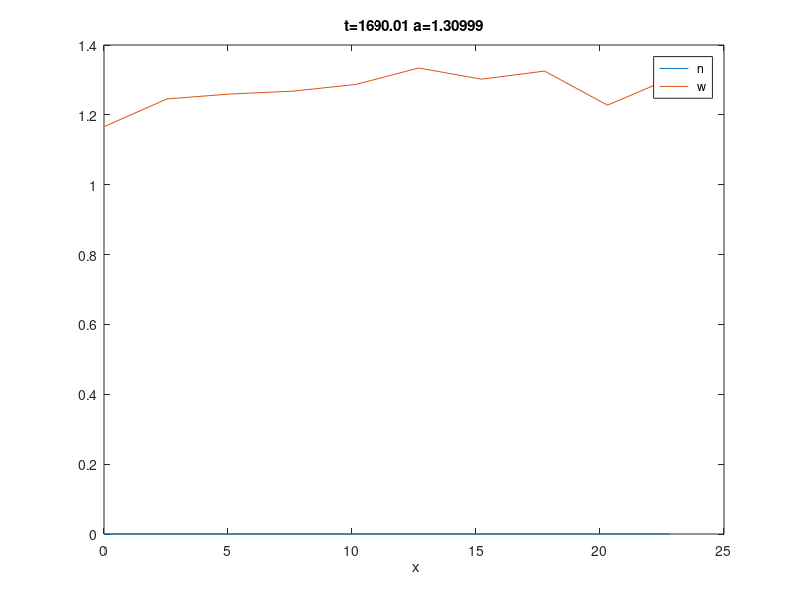
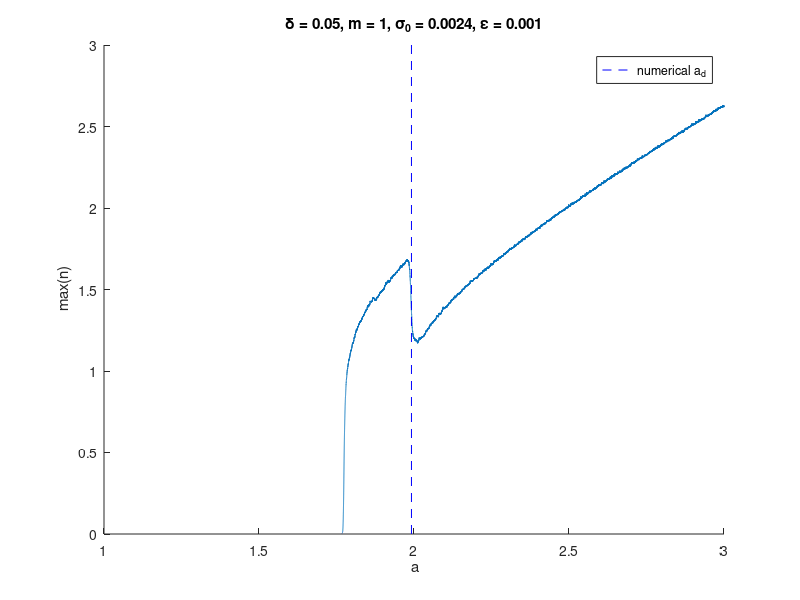

Write the MATLAB code that produced these figures, in order.
N=10;
L=22.839;
x=linspace(0,L,N);

delta=0.05;
sigma0=0.0024;
m = 1; % the analytical part is only implemented for m=1
eps=0.001;
a0=3;
a1=1.3;
dt=0.01;
T=(a0 -a1)/eps;
tt=0:dt:T;
aa= a0 -eps*tt;

n0=a0/2+sqrt(a0^2/4-1);
n=(x') *0+n0; w=1./n;
dx=x(2)-x(1);
tout=0;

% analytical computations part
% ad
sd_list = [];
for k_int=floor(0):floor(N/2)
    k = k_int * (L/(2 * pi));

    n_plus = @(s) ((a0 -s) / 2) + sqrt(((a0 -s)^2) / 4 - 1);
    n_plus_prime = @(s) - (a0/2 - s/2)/(2*((a0 - s)^2/4 - 1)^(1/2)) - 1/2;
    alpha = @(s) - (k^2 * delta) + 1 - (2 * (n_plus(s)^2)) / (k^2 + 1 + n_plus(s)^2);
    beta = @(s) (sigma0 * n_plus(s)^2) / (k^2 + 1 + n_plus(s)^2);
    % alpha_prime = @(s) -(4*n_plus(s)*n_plus_prime(s) * (k^2 + 1 + n_plus(s)^2) - 2*n_plus(s)*n_plus_prime(s) * 2*n_plus(s)) / (k^2 + 1 + n_plus(s)^2)^2; 
    alpha_prime = @(s) (8*(a0/2 - s/2 + ((a0 - s)^2 - 4)^(1/2)/2)*(a0 - s + ((a0 - s)^2 - 4)^(1/2)))/(((a0 - s)^2 - 4)^(1/2)*((a0 - s + ((a0 - s)^2 - 4)^(1/2))^2 + 4*k^2 + 4)) - (4*(a0 - s + ((a0 - s)^2 - 4)^(1/2))^4)/(((a0 - s)^2 - 4)^(1/2)*((a0 - s + ((a0 - s)^2 - 4)^(1/2))^2 + 4*k^2 + 4)^2);

    sp_initial_guess = 0; % always real for initial guess 
    try
        sp = fzero(alpha, sp_initial_guess);
        if ~isreal(sp)
            warning('sp is complex for k_int = %d, skipping this iteration.', k_int);
            continue;
        end
    catch ME
        warning(ME.identifier, 'fzero for sp failed: %s. Skipping iteration for k_int = %d.', ME.message, k_int);
        continue;
    end

    equation = @(sd) integral(alpha, sp, sd) + eps * log(beta(sp) * (pi / (eps * alpha_prime(sp)))^(1/4));

    sd_initial_guess = 180*eps;
    try
        sd = fzero(equation, sd_initial_guess);
        if ~isreal(sd)
            warning('sd is complex for k_int = %d, skipping this iteration.', k_int);
            continue;
        end
    catch ME
        warning(ME.identifier, 'fzero for sd failed: %s. Skipping iteration for k_int = %d.', ME.message, k_int);
        continue;
    end

    sd_list(end+1) = sd;
end

disp("les valeurs dans sd_list")
disp(sd_list);

ad=a0 -eps*min(sd_list);

% numerical simulation part
% laplacian with neumann boundary conditions
Lap=-2*diag(ones(1,N))+diag(ones(1,N-1) ,1)+diag(ones(1,N-1) ,-1);
Lap(1,2)=2;Lap(N,N-1)=2;

M1=delta*Lap/dx^2+eye(N)*(-1/dt -m);
M2=Lap/dx^2-eye(N);

maxn=[]; spread=[];

% plot the solution over time 
for idx=1:numel(tt)
    a=aa(idx);
    t=tt(idx);

    noise= randn(N,1)*sqrt(dt)*sigma0*sqrt(N);
    wnext =(M2 -diag(n.^2))\(-a-noise/dt);
    nnext=M1\(-n/dt -n.^2.*w);
    n=nnext; w=wnext;

    maxn(end+1)=max(n);
    spread(end+1) = (max(n)-min(n))/mean(n);
    if t>tout
        tout=tout+10;
        figure(1);
        plot(x,n,x,w);
        legend(' n' ,' w' ); xlabel( ' x' );
        title(sprintf( ' t=%g a=%g ' ,t, a));
        drawnow;
    end
end

figure(2); hold on;
plot(aa,maxn, 'HandleVisibility', 'off');
% spread contains the sample points, aa contains the corresponding values
% at is the value of a when the spread is equal to 1
at = interp1( spread , aa , 1);
plot([at,at],[0,3], ' --b', 'DisplayName', 'numerical a_d' );
if ad
    plot([ad,ad],[0,3], ' --r' ,'DisplayName', 'analytical a_d');
end
xlabel(' a' ); ylabel( ' max(n)' );
title(sprintf('\\delta = %g, m = %g, \\sigma_0 = %g, \\epsilon = %g',delta, m, sigma0, eps));
legend('show');